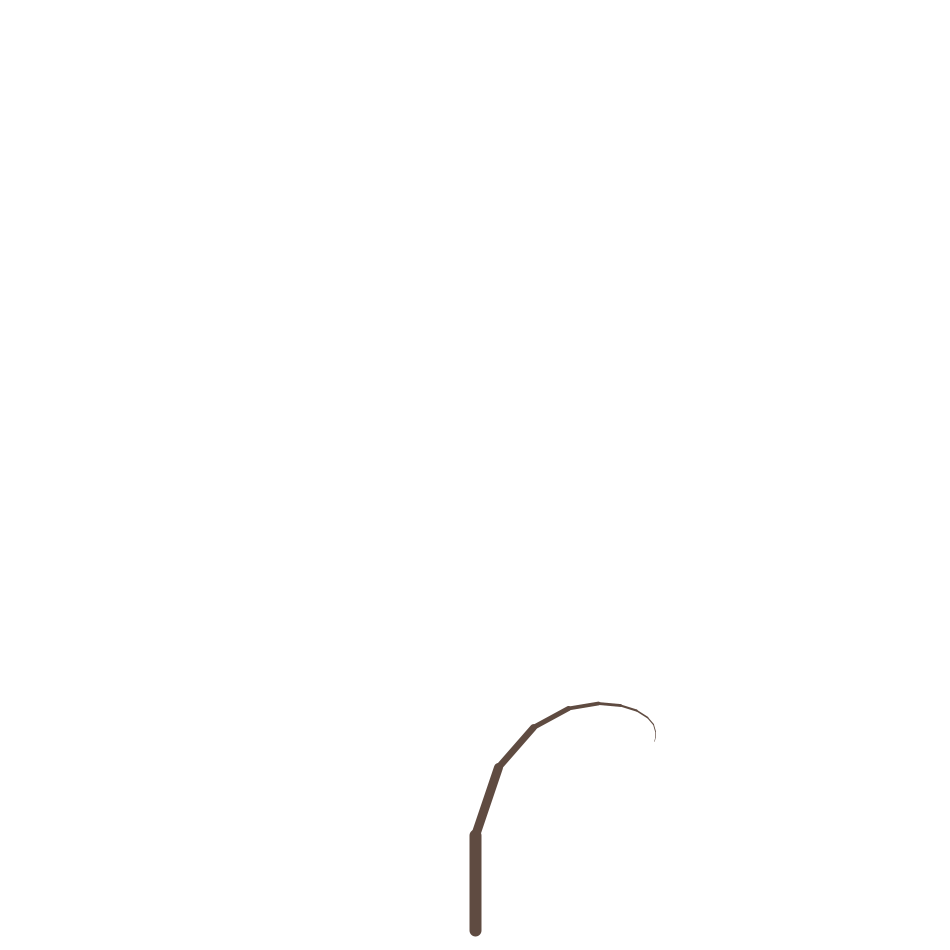
Frame 1 (no input)
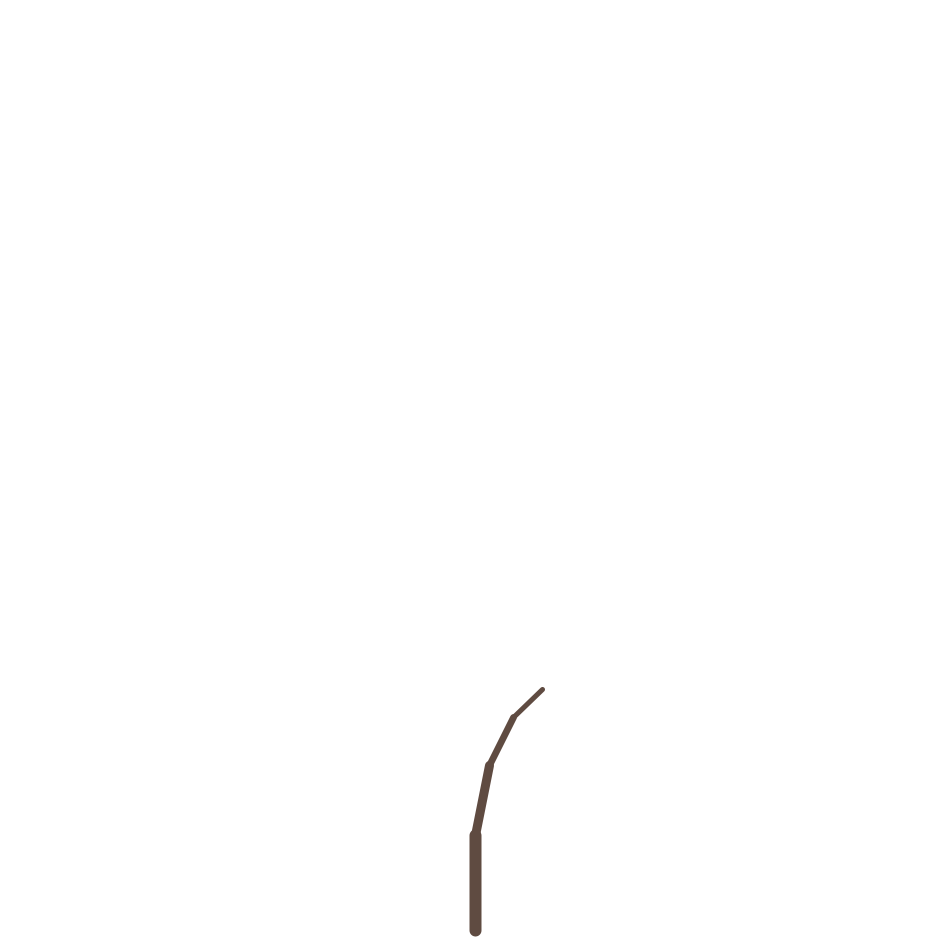
Frame 2 (the mouse pressed at the canvas centre, redrawn once)

The Processing sketch that drew these frames (run headless with seeded random() and noise(); the mouse was pressed at the canvas centre and the sketch redrawn once):

// Processing sketch: sketch_210823a
// ── sketch_210823a.pde


void setup() {
  size(950, 950);
  smooth();
  noLoop();
}
 
void draw() {
  background(255);
  strokeWeight(12);
  translate(width/2, height-20);
  zweig(0);
}
 
void zweig(int tiefe) {
  stroke(95,75,65);
  line(0,0,0, -height/10);
  translate(0, -height/10);
  rotate(random(-0.1, 0.1));
  if (random(1.0) < 0.6) {         
      rotate(0.3);
      scale(0.75);
      pushMatrix();
      zweig(tiefe + 1);
      //popMatrix();
      //rotate(-0.7);
      //pushMatrix();
      //zweig(tiefe + 1);
      //popMatrix();
  }
}
 
void mouseReleased() {
  redraw();
}
